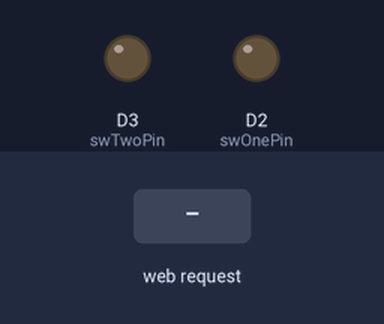
Recording of a sketch running on a simulated ESP8266 (NodeMCU). Parts: output pins drawn as LEDs (lit = HIGH). Inputs (shaded band) come from the test bench. What the sketch prints to the serial monitor is not drawn.

Above: at 1.3 s.
1.4 s: HTTP request GET /swone_on received
At 2.3 s:
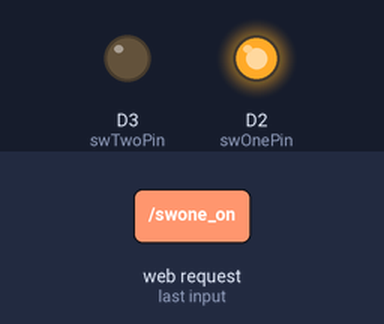
2.9 s: HTTP request GET /swtwo_on received
At 3.5 s:
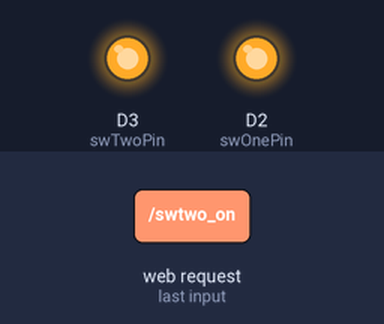
4.4 s: HTTP request GET /swone_off received
At 5.6 s:
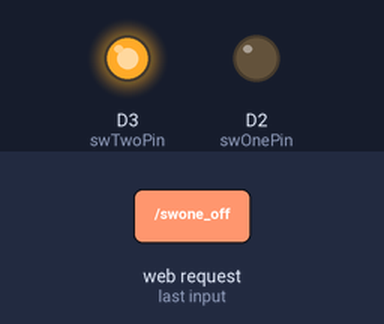
5.9 s: HTTP request GET /swtwo_off received
At 6.9 s:
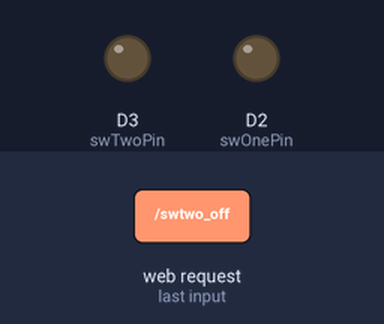
Timing chart, 0 to 8.4 s (numbered marks = the images above; inputs shaded):
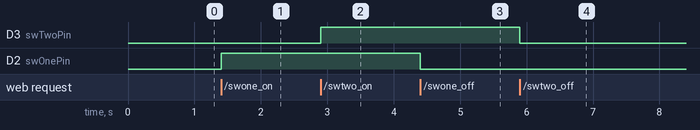

The sketch:

apMode001.ino
```cpp
/*	Using Access Point (AP)
	Two Relay Switches
	Web Interface to toggle switches
	by 4wekromi		*/
#include <ESP8266WiFi.h>
#include <ESP8266WebServer.h>

void OnConnect();
void SwOneOn();
void SwOneOff();
void SwTwoOn();
void SwTwoOff();
void NotFound();
String sendHTML(uint8_t stat1, uint8_t stat2);

/* Put your SSID & Password */
const char* ssid = "kromi_home";
const char* password = "qwer1234";

/* your static IP */
IPAddress local_ip(192, 168, 0, 2);
IPAddress gateway(192, 168, 0, 1);
IPAddress subnet(255, 255, 255, 0);

ESP8266WebServer server(80);

uint8_t swOnePin = D2;
bool swOneState = LOW;
uint8_t swTwoPin = D3;
bool swTwoState = LOW;

void setup() {
  Serial.begin(9600);
  pinMode(swOnePin, OUTPUT);
  pinMode(swTwoPin, OUTPUT);
  WiFi.softAP(ssid, password);
  WiFi.softAPConfig(local_ip, gateway, subnet);
  delay(100);
  swOneState = LOW;
  swTwoState = LOW;
  server.on("/", OnConnect);
  server.on("/swone_on", SwOneOn);
  server.on("/swone_off", SwOneOff);
  server.on("/swtwo_on", SwTwoOn);
  server.on("/swtwo_off", SwTwoOff);
  server.onNotFound(NotFound);
  server.begin();
  Serial.println("HTTP server started");
}
void loop() {
  server.handleClient();
  if (swOneState)
    digitalWrite(swOnePin, HIGH);
  else
    digitalWrite(swOnePin, LOW);
  if (swTwoState)
    digitalWrite(swTwoPin, HIGH);
  else
    digitalWrite(swTwoPin, LOW);
}

void OnConnect() {
  Serial.println("IP address: ");
  Serial.println(local_ip);
  server.send(200, "text/html", SendHTML(false, false));
}
//switch 1
void SwOneOn() {
  swOneState = HIGH;
  server.send(200, "text/html", SendHTML(true, swTwoState));
}
void SwOneOff() {
  swOneState = LOW;
  server.send(200, "text/html", SendHTML(false, swTwoState));
}
//switch 2
void SwTwoOn() {
  swTwoState = HIGH;
  server.send(200, "text/html", SendHTML(swOneState, true));
}
void SwTwoOff() {
  swTwoState = LOW;
  server.send(200, "text/html", SendHTML(swOneState, false));
}

void NotFound() {
  server.send(404, "text/plain", "Not found");
}

String SendHTML(uint8_t swOne, uint8_t swTwo) {
  String ptr = "<!DOCTYPE html>\n<html>\n";
  ptr +="<head><meta name='viewport' content='width=device-width, initial-scale=1.0, user-scalable=yes'>\n";
  ptr += "<title>Home Control (IoT)</title>\n";
  ptr += "<style>input[type=button]{width: 50px;  height: 40px;} body{text-align: center;}</style>\n";
  ptr += "<meta http-equiv='refresh' content='10'/></head>\n<body>\n";
  ptr += "<h2 style='color:#1f5ed3'>Welcome Home</h2><br>\n";
  ptr += "<form method=\"get\">\n";
  if (swOne||swOneState)
    ptr += "<p>Switch #1 : Status: OFF</p><input type='button' value='ON' onclick=\"window.location.href='/swone_off'\">\n";
  else
    ptr += "<p>Switch #1 : Status: ON</p><input type='button' value='OFF' onclick=\"window.location.href='/swone_on'\">\n";
  ptr += " <br><br>";
  if (swTwo||swTwoState)
    ptr += "<p>Switch #2 : Status: OFF</p><input type='button' value='ON' onclick=\"window.location.href='/swtwo_off'\">\n";
  else
    ptr += "<p>Switch #2 : Status: ON</p><input type='button' value='OFF' onclick=\"window.location.href='/swtwo_on'\">\n";
  ptr += "</form>\n</body>\n</html>\n";
  return ptr;
}
```

Measured:
- after the input at 1.4 s, D2 (swOnePin): LOW → HIGH at once
- after the input at 2.9 s, D3 (swTwoPin): LOW → HIGH at once
- after the input at 4.4 s, D2 (swOnePin): HIGH → LOW at once
- after the input at 5.9 s, D3 (swTwoPin): HIGH → LOW at once
